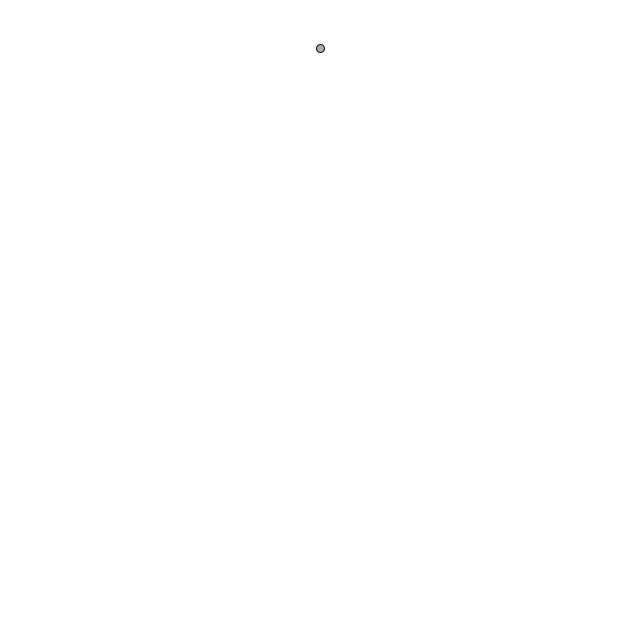
Frame 1 (no input)
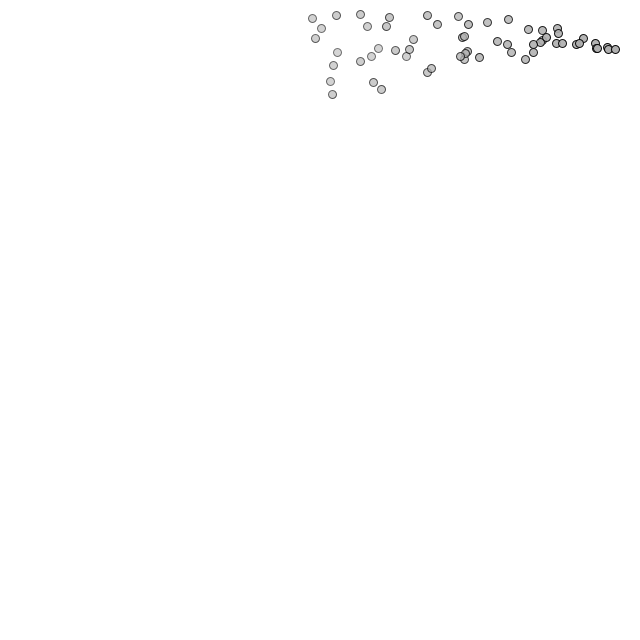
Frame 60 (the mouse pressed at the canvas centre just before this capture)
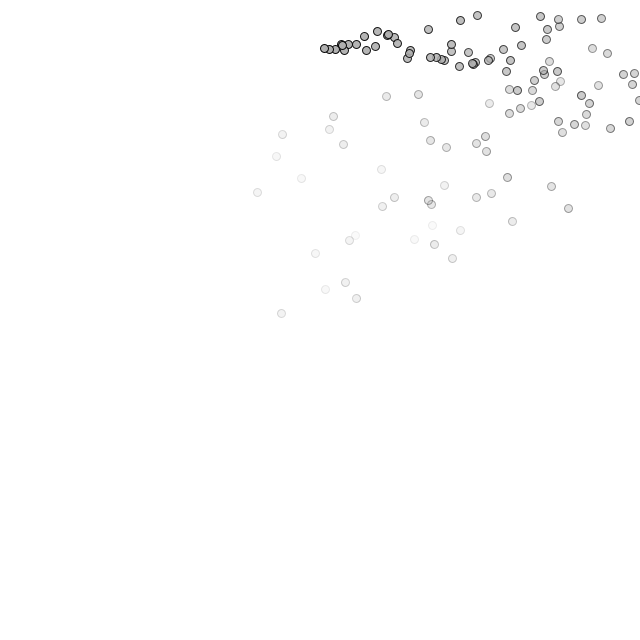
Frame 120 (the mouse held since frame 60 and released just before this capture)

The Processing sketch that drew these frames (run headless with seeded random() and noise(); from frame 60 on, the mouse is pressed at the canvas centre):

// Processing sketch: SimpleParticleSystem
// ── SimpleParticleSystem.pde
import java.util.Iterator;

class ParticleSystem {
    ArrayList<Particle> particles;
    PVector origin;
    PVector oVelocity; // move origin

    ParticleSystem() {
        particles = new ArrayList<Particle>();
        origin = new PVector(width/2, 50);
        oVelocity = new PVector(5, 0); 
    }

    void addParticle() {
        particles.add(new Particle(origin));
    }

    void run() {
        addParticle();

        Iterator<Particle> iter = particles.iterator();
        
        while(iter.hasNext()) {
           Particle p = iter.next();
           p.run();
           if(p.isDead())
             // Creating an iterator makes removing values easy
             iter.remove();
        }

        // Move origin
        origin.add(oVelocity);
        // keep origin in x bounds
        if(origin.x > width - 25 || origin.x < 25)
            oVelocity = new PVector(-1 * oVelocity.x, 0);
    }
}

class Particle {
    PVector location;
    PVector velocity;
    PVector acceleration;
    float lifespan;

    Particle(PVector l) {
        acceleration = new PVector(0, 0.05);
        velocity = new PVector(random(-1,1),random(-2,0));
        location = l.get();
        lifespan = 255;
    }

    void run() {
        update();
        display();
    }

    void update() {
        velocity.add(acceleration);
        location.add(velocity);
        lifespan -= 2.0;
    }

    void display() {
        stroke(0, lifespan);
        fill(175, lifespan);
        ellipse(location.x,location.y,8,8);
    }

    boolean isDead() {
        return lifespan < 0.0;
    }
}

ParticleSystem ps;

void setup() {
    size(640, 640);
    ps = new ParticleSystem();
}

void draw() {
    background(255);
    ps.run();
}
